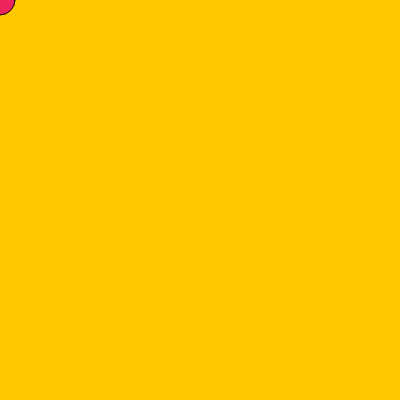
Frame 1 (no input)
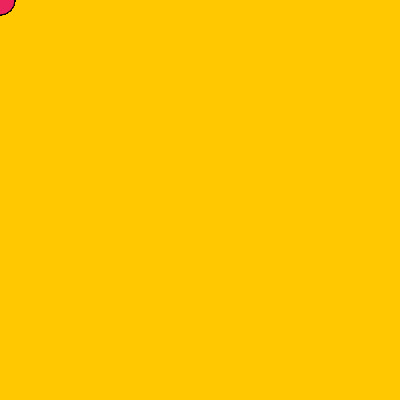
Frame 60 (no input)
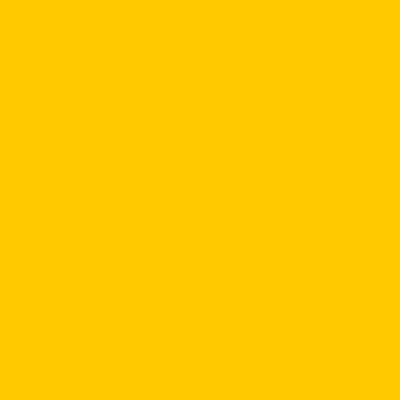
Frame 120 (the mouse pressed at the canvas centre since frame 60)

The p5.js sketch that drew these frames (run headless with seeded random() and noise() and a simulated clock; from frame 60 on, the mouse is pressed at the canvas centre):

// p5.js sketch
// ── sketch.js
function setup() {
  createCanvas(400,400);
  background(255,200,0);
  rectMode(CENTER);
}

function draw(){
  if(mouseX < 180 && mouseY < 180){
   fill(236, 36, 94)
    ellipse(mouseX, mouseY, 30, 30);
  }
if(mouseX > 180 && mouseY > 180)
  {
  fill(231, 55 , 150)
    ellipse(mouseX, mouseY, 30, 30);
  }
  if(mouseX > 180 && mouseY < 180)
  {
    fill(106, 13 ,173)
    rect(mouseX, mouseY, 30, 30);
  }
  if(mouseX < 180 && mouseY > 180)
  {
   fill(200, 130, 150)
    rect(mouseX, mouseY, 30, 30);
  }
if(mouseIsPressed){
  background(255, 200, 0)
}}
